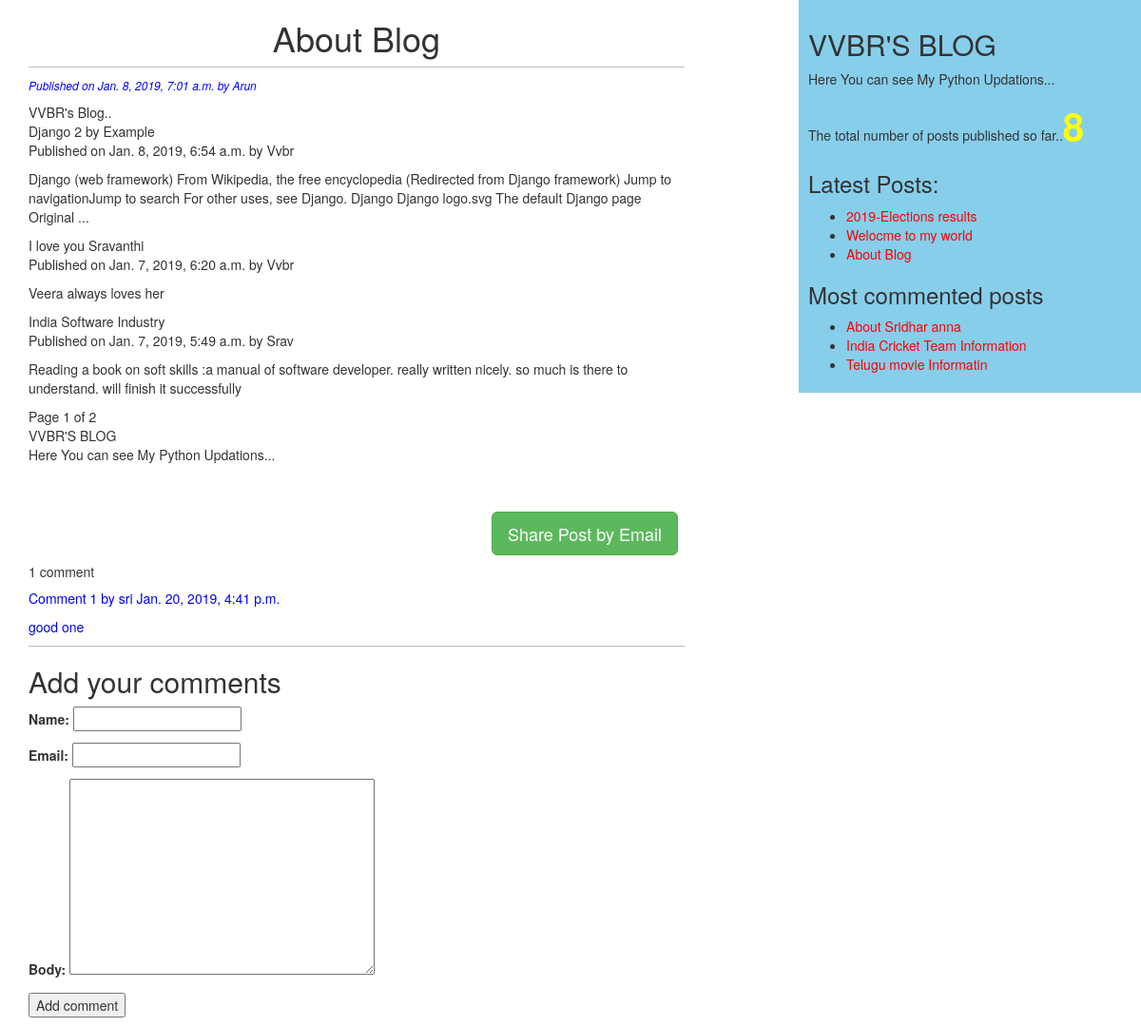
/blog/2019/1/8/about-django/, run on the app's committed database.
### blog/models.py (models this page shows, shortened)
class Post(models.Model):
    STATUS_CHOICES=(('draft','Draft'),('published','Published'))
    title=models.CharField(max_length=256)
    slug=models.SlugField(max_length=264,unique_for_date='publish')
    author=models.ForeignKey(User,on_delete=models.CASCADE,related_name='blog_posts')
    body=models.TextField()
    publish=models.DateTimeField(default=timezone.now)
    created=models.DateTimeField(auto_now_add=True)
    updated=models.DateTimeField(auto_now=True)
    status=models.CharField(max_length=10,choices=STATUS_CHOICES,default='draft')
    objects=CustomManager()
    tags=TaggableManager()
    class Meta:
        ordering=('-publish',)
    def get_absolute_url(self):
        return reverse('blog:post_detail',
                        args=[self.publish.year,
                            self.publish.month,
                            self.publish.day,
                            self.slug])

class Comment(models.Model):
    post=models.ForeignKey(Post, on_delete=models.CASCADE,related_name='comments')
    name=models.CharField(max_length=32)
    email=models.EmailField()
    body=models.TextField()
    created=models.DateTimeField(auto_now_add=True)
    update=models.DateTimeField(auto_now=True)
    active=models.BooleanField(default=True)
    class Meta:
        ordering=('-created',)

### blog/views.py (the view)
# urls.py: path('<int:year>/<int:month>/<int:day>/<slug:post>/',views.post_detail_view,name='post_detail'),
def post_detail_view(request,year,month,day,post):
    post=get_object_or_404(Post,slug=post,
                            status='published',
                            publish__year=year,
                            publish__month=month,
                            publish__day=day)
    comments=post.comments.filter(active=True)
    csubmit=False
    new_comment=None
    if request.method=="POST":
        form=CommentForm(request.POST)
        if form.is_valid():
            new_comment=form.save(commit=False)
            new_comment.post=post
            new_comment.save()
            csubmit=True
    else:
        form=CommentForm()
    return render(request,'blog/post_detail.html',{'post':post,'form':form,'csubmit':csubmit,
                    'comments':comments,'new_comment':new_comment})

### blog/forms.py
class CommentForm(forms.ModelForm):
    class Meta:
        model=Comment
        fields=('name','email','body')

### blog/models.py (called while the page is built)
    def get_queryset(self):
        return super().get_queryset().filter(status='published')

### blog/templatetags/blog_tags.py (called while the page is built)
@register.simple_tag()
def total_posts():
    return Post.objects.count()

@register.inclusion_tag('blog/latest_posts.html')
def show_latest_posts(count=3):
    latest_posts=Post.objects.order_by('-publish')[:count]
    return {'latest_posts':latest_posts}

@register.simple_tag
def get_most_commented_posts(count=3):
    return Post.objects.annotate(total_comments=Count('comments')).order_by('-total_comments')[:count]

### templates/blog/post_detail.html (shortened to what this page needs)
{%extends 'blog/base.html'%}
{%block content%}
  <h1>{{post.title}}</h1>
  <p id='date'>Published on {{post.publish}} by {{post.author|title}}</p>
  {{post.body|linebreaks}}<br><br>
  <div class="container" align='center'>
    <a href="/blog/{{post.id}}/share" class="btn btn-lg btn-success" >Share Post by Email</a>
  </div>
  {% with comments.count as total_comments %}
    <h5>
      {{ total_comments }} comment{{ total_comments|pluralize }}
    </h5>
  {% endwith %}
  {% for comment in comments %}
    <div class="comment">
      <p class="info">
        Comment {{ forloop.counter }} by {{ comment.name }}
        {{ comment.created }}
      </p>
      {{ comment.body|linebreaks }}
    </div>
{% empty %}
    <p>There are no comments yet.</p>
{% endfor %}
{% if new_comment %}
  <h2>Your comment has been added.</h2>
{% else %}
  <h2>Add your comments</h2>
  <form action="." method="post">
    {{ form.as_p }}
    <p><input type="submit" value="Add comment"></p>
  </form>
{% endif %}
{%endblock%}

### templates/blog/base.html (shortened to what this page needs)
<!DOCTYPE html>
{% load blog_tags %}
{%load staticfiles%}
<html lang="en" dir="ltr">
  <head>
    <link rel="stylesheet" href="https://maxcdn.bootstrapcdn.com/bootstrap/3.3.7/css/bootstrap.min.css">
    <link rel="stylesheet" href="{% static "css/blog.css"%}">
  </head>
  <body>
    <div class="content">
      {%block content%}{%endblock%}
    </div>
    <div class="sidebar">
      <h2>VVBR'S BLOG</h2>
      <p>Here You can see My Python Updations...</p>
      <p>The total number of posts published so far..<span id='pcount'>{% total_posts%}</span></p>
      <h3>Latest Posts:</h3>
      {% show_latest_posts 3%}
      <h3>Most commented posts</h3>
      {% get_most_commented_posts as most_commented_posts %}
      <ul>
      {% for post in most_commented_posts %}
        <li>
          <a href="{{ post.get_absolute_url }}">{{ post.title }}</a>
        </li>
      {% endfor %}
      </ul>
    </div>
  </body>
</html>

### templates/blog/latest_posts.html
<ul>
  {%for post in latest_posts%}
  <li>
  <a href="{{ post.get_absolute_url }}">{{post.title}}</a>
  </li>
  {%endfor%}
</ul>

### static/css/blog.css (style rules this page uses)
.content { float:left; width: 60%; padding:0 0 0 30px; }
.sidebar { float:right; width:30%; padding:10px; background: skyblue; height: 100%; }
h1 { text-align: center; border-bottom: 1px solid #bbb; padding: 0 0 10px 0; }
#date { color:blue; font-size:12px; font-style: italic; }
a { color:red; }
.comment { color:blue; border-bottom: 1px solid #bbb; }
#pcount { font-size: 40px; color: yellow; font-weight: bold; }

### data on the page
Post: title "About Blog", publish "Jan. 8, 2019, 7:01 a.m.", author "Arun", body "VVBR's Blog.. Django 2 by Example Published on Jan. 8, 2019, 6:54 a.m. by Vvbr Django (web framework) From Wikipedia, the free encyclopedia (Redirected from Django framework) Jump to navigationJump to search For other uses, see Django. Django Django logo.svg The default Django page Original ... I love you Sravanthi Published on Jan. 7, 2019, 6:20 a.m. by Vvbr Veera always loves her India Software Industry Published on Jan. 7, 2019, 5:49 a.m. by Srav Reading a book on soft skills :a manual of software developer. really written nicely. so much is there to understand. will finish it successfully Page 1 of 2 VVBR'S BLOG Here You can see My Python Updations..."
Comment: name "sri", created "Jan. 20, 2019, 4:41 p.m.", body "good one"
Post: title "2019-Elections results"
Post: title "Welocme to my world"
Post: title "About Sridhar anna"
Post: title "India Cricket Team Information"
Post: title "Telugu movie Informatin"

### other printed values
{{ total_comments }} "1"
